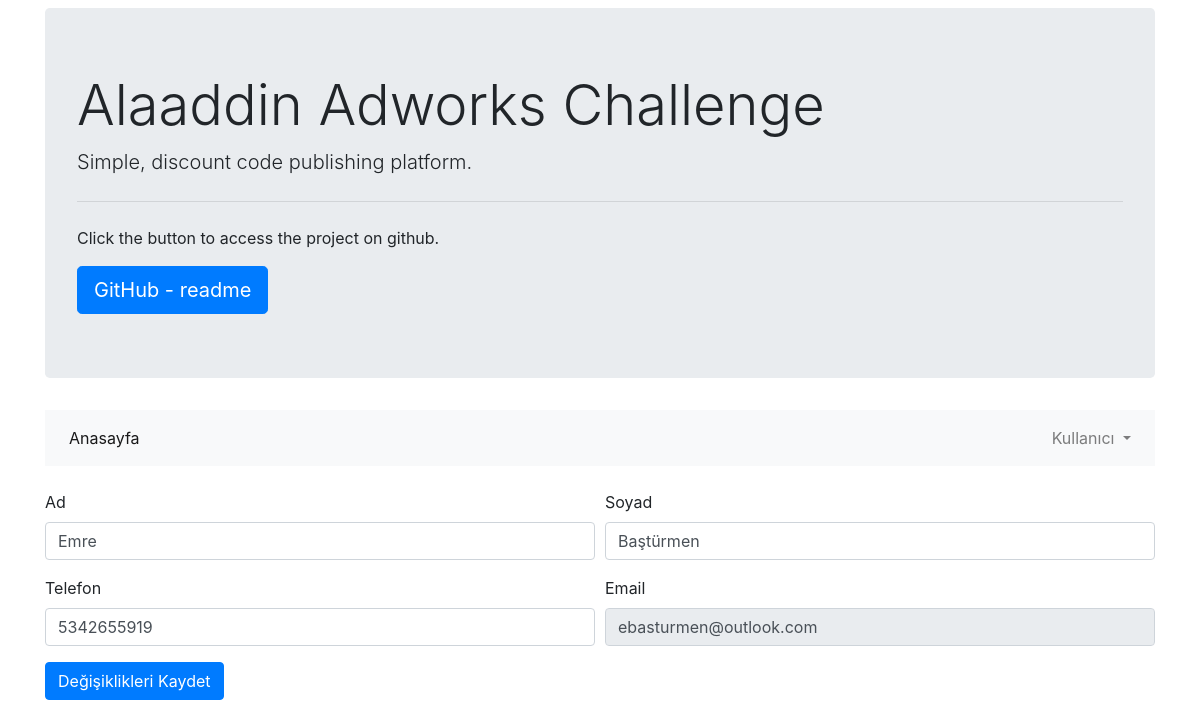
Page /profile-edit.php (signed in) on the committed database.
### tables this page shows
CREATE TABLE `users` (
  `id` int(8) unsigned NOT NULL AUTO_INCREMENT,
  `name` varchar(64) DEFAULT NULL,
  `surname` varchar(128) DEFAULT NULL,
  `phone` varchar(128) DEFAULT NULL,
  `email` varchar(128) NOT NULL,
  `password` varchar(255) NOT NULL,
  `profile_photo` varchar(255) DEFAULT NULL,
  PRIMARY KEY (`id`)
);

### class/users.php (called while the page is built, shortened)
<?php
class User{
    private $conn;
    private $db_table = "users";
    public $id;
    public function __construct($db){
        $this->conn = $db;
    }
    public function getSingleUser(){
        $sqlQuery = "SELECT *  FROM ". $this->db_table ." WHERE id = ? LIMIT 0,1";
        $stmt = $this->conn->prepare($sqlQuery);
        $stmt->bindParam(1, $this->id);
        $stmt->execute();
        $dataRow = $stmt->fetch(PDO::FETCH_ASSOC);
        if (!empty($dataRow))
        {
            $this->name = $dataRow['name'];
            $this->surname = $dataRow['surname'];
            $this->phone = $dataRow['phone'];
            $this->email = $dataRow['email'];
        }
    }
}
?>

### profile-edit.php (the view, shortened to what this page needs)
<?php
if(!isset($_SESSION['logged_in']))
{
    header("Location: http://localhost/sign-in.php");
    exit();
}
else
{
    include_once 'config/database.php';
    include_once 'class/users.php';
    $user = new User($db);
    $user->id = $_SESSION['id'];
    $user->getSingleUser();
}
?>
<!doctype html>
<html lang="en">
<head>
    <?php include "views/partials/head.php";?>
</head>
<body>
<div class="container">
    <?php include "views/partials/jumbotron.php";?>
    <?php include "views/partials/navbar.php";?>
    <div class="col-12 profile-edit p-0 mt-4">
        <form id="update-user-form">
            <div class="form-row">
                <div class="col-md-6 mb-3">
                    <label for="name">Ad</label>
                    <input type="text" class="form-control" name="name" id="name" value="<?php echo $user->name ?>" required>
                </div>
                <div class="col-md-6 mb-3">
                    <label for="surname">Soyad</label>
                    <input type="text" class="form-control" name="surname" id="surname" value="<?php echo $user->surname ?>" required>
                </div>
            </div>
            <div class="form-row">
                <div class="col-md-6 mb-3">
                    <label for="phone">Telefon</label>
                    <input type="text" class="form-control" name="phone" id="phone" value="<?php echo $user->phone ?>" required>
                </div>
                <div class="col-md-6 mb-3">
                    <label>Email</label>
                    <input type="text" class="form-control" value="<?php echo $user->email ?>" disabled>
                </div>
            </div>
            <button class="btn btn-primary" type="submit">Değişiklikleri Kaydet</button>
        </form>
    </div>
</div>
</body>
</html>

### assets/css/custom.css (style rules this page uses)
html, body { height: 100%; margin: 0; }

### rows in the picture
users: name "Emre", surname "Baştürmen", phone "5342655919", email "ebasturmen@outlook.com"
